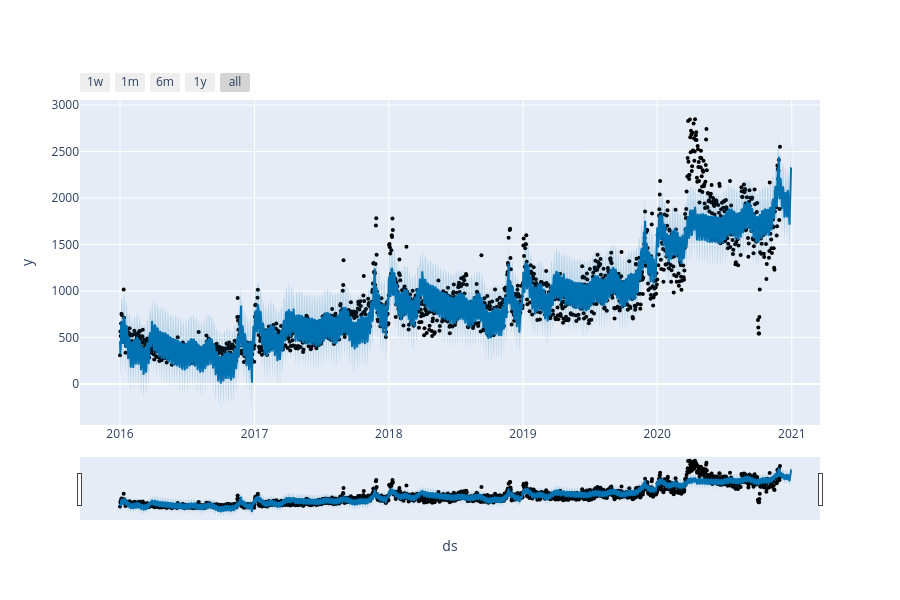

The notebook cell saved with this chart:
### Code cell
from prophet.plot import plot_plotly, plot_components_plotly
plot_plotly(m, forecast)

### Figure 1 — Plotly figure (JSON) as saved in the notebook; plotly's stock layout.template omitted (floating-point values rounded to 4 significant figures; data arrays with more than 128 entries replaced by an {"elided": "..."} marker saying what was removed)
{"data": [{"marker": {"color": "black", "size": 4}, "mode": "markers", "name": "Actual", "type": "scatter", "x": {"elided": "1796 str values"}, "y": {"elided": "1796 int values"}}, {"hoverinfo": "skip", "line": {"width": 0}, "mode": "lines", "type": "scatter", "x": {"elided": "1827 str values"}, "y": {"elided": "1827 float values"}}, {"fill": "tonexty", "fillcolor": "rgba(0, 114, 178, 0.2)", "line": {"color": "#0072B2", "width": 2}, "mode": "lines", "name": "Predicted", "type": "scatter", "x": {"elided": "1827 str values"}, "y": {"elided": "1827 float values"}}, {"fill": "tonexty", "fillcolor": "rgba(0, 114, 178, 0.2)", "hoverinfo": "skip", "line": {"width": 0}, "mode": "lines", "type": "scatter", "x": {"elided": "1827 str values"}, "y": {"elided": "1827 float values"}}], "layout": {"height": 600, "showlegend": false, "width": 900, "xaxis": {"rangeselector": {"buttons": [{"count": 7, "label": "1w", "step": "day", "stepmode": "backward"}, {"count": 1, "label": "1m", "step": "month", "stepmode": "backward"}, {"count": 6, "label": "6m", "step": "month", "stepmode": "backward"}, {"count": 1, "label": "1y", "step": "year", "stepmode": "backward"}, {"step": "all"}]}, "rangeslider": {"visible": true}, "title": {"text": "ds"}, "type": "date"}, "yaxis": {"title": {"text": "y"}}}}
